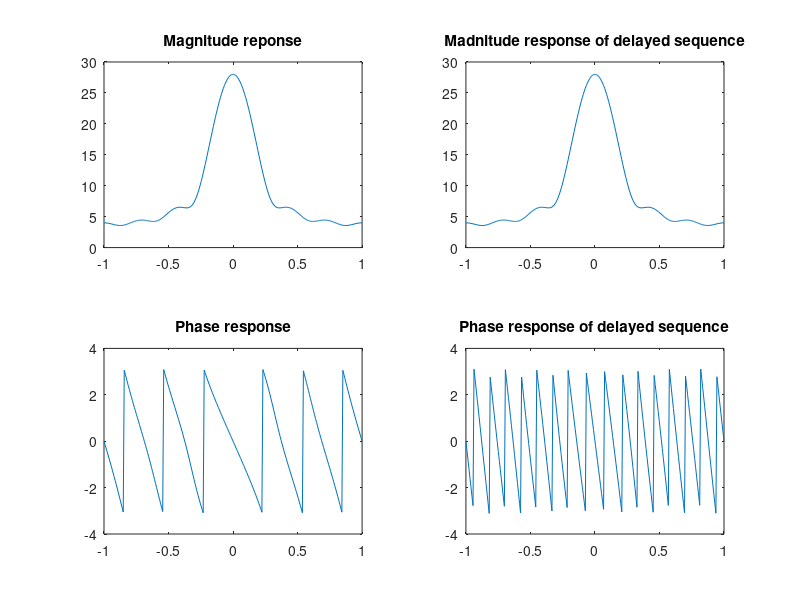

MATLAB code for this plot:
%LAB TASK 2
%TIME SHIFTING PROPERTY OF DTFT

clf;
w=-pi:2*pi/255:pi;
D=10;
x_n=[1 2 3 4 5 6 7];
X_w=freqz(x_n,1,w);
subplot(221)
plot(w/pi,abs(X_w))
title('Magnitude reponse')
subplot(223)
plot(w/pi,angle(X_w))
title('Phase response')
xd_n=[zeros(1,D),x_n];
Xd_w=freqz(xd_n,1,w);
subplot(222)
plot(w/pi,abs(Xd_w))
title('Madnitude response of delayed sequence')
subplot(224)
plot(w/pi,angle(Xd_w))
title('Phase response of delayed sequence')
